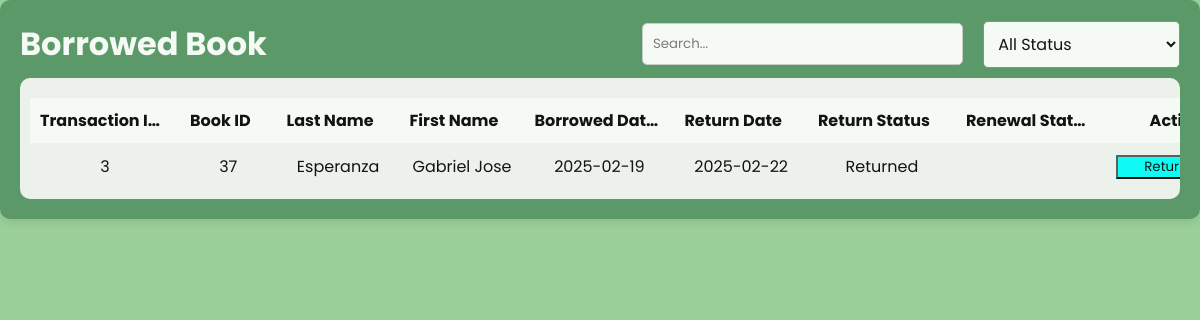
Before: /borrowedbook.php with the older database file.
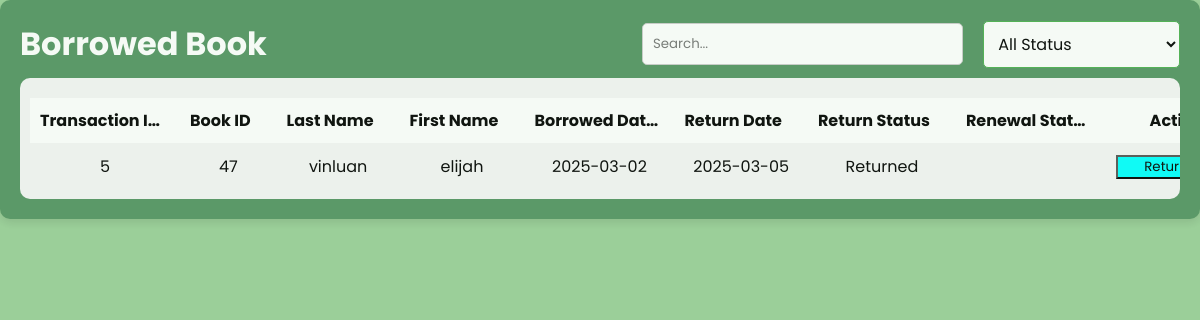
After: the same page with the newer database file.
### tables this page shows
CREATE TABLE `borrowed_books` (
  `transaction_id` int(11) NOT NULL,
  `book_id` int(11) DEFAULT NULL,
  `user_id` int(11) DEFAULT NULL,
  `borrowed_date` date DEFAULT NULL,
  `due_date` date DEFAULT NULL,
  `return_date` date DEFAULT NULL,
  `return_status` enum('Returned','Overdue','Pending') DEFAULT 'Pending',
  `renewal_status` enum('Yes','No') DEFAULT 'No'
);

CREATE TABLE `user` (
  `user_id` int(11) NOT NULL COMMENT 'Unique ID for each user.',
  `student_id` varchar(255) NOT NULL COMMENT 'Student ID "03-2324-xxxxxx"',
  `first_name` varchar(255) NOT NULL,
  `last_name` varchar(255) NOT NULL,
  `password` varchar(255) NOT NULL,
  `phinmaed_email` varchar(255) NOT NULL COMMENT 'PHINMA EMAIL',
  `year_level` varchar(255) NOT NULL,
  `department` varchar(100) NOT NULL COMMENT 'Course',
  `created_at` timestamp NOT NULL DEFAULT current_timestamp() ON UPDATE current_timestamp() COMMENT 'Registration date',
  `contact_number` bigint(15) NOT NULL COMMENT 'contact number',
  `status` tinyint(1) NOT NULL DEFAULT 1
);

### borrowedbook.php (the view, shortened to what this page needs)
<?php include 'db_config.php'; ?>
<!DOCTYPE html>
<html lang="en">
<head>
    <link rel="stylesheet" href="borrowedbook.css">
    <link rel="stylesheet" href="global.css">
    <link href='https://unpkg.com/boxicons@2.1.1/css/boxicons.min.css' rel='stylesheet'>
</head>
<body>
<div class="container3">
    <div class="search-sort">
        <h1>Borrowed Book</h1>
        <input type="text" id="search3" placeholder="Search...">
        <select id="statusFilter" class="filter-attendance">
            <option value="">All Status</option>
        </select>
    </div>
    <div class="table-container4">
        <table>
            <thead>
                <tr>
                    <th data-column1="transaction_id" data-order="asc">Transaction ID<i class='bx bx-sort sort-icon'></i></th>
                    <th data-column1="book_id" data-order="asc">Book ID<i class='bx bx-sort sort-icon'></i></th>
                    <th data-column1="last_name" data-order="asc">Last Name<i class='bx bx-sort sort-icon'></i></th>
                    <th data-column1="first_name" data-order="asc">First Name<i class='bx bx-sort sort-icon'></i></th>
                    <th data-column1="borrowed_date" data-order="asc">Borrowed Date<i class='bx bx-sort sort-icon'></i></th>
                    <th data-column1="return_date" data-order="asc">Return Date<i class='bx bx-sort sort-icon'></i></th>
                    <th data-column1="return_status" data-order="asc">Return Status<i class='bx bx-sort sort-icon'></i></th>
                    <th data-column1="renewal_status" data-order="asc">Renewal Status<i class='bx bx-sort sort-icon'></i></th>
                    <th>Actions</th>
                </tr>
            </thead>
            <tbody id="borrowedBookTableBody">
                <?php
                $query = "SELECT borrowed_books.transaction_id, borrowed_books.book_id, user.last_name, user.first_name,
                                 borrowed_books.borrowed_date, borrowed_books.return_date, borrowed_books.return_status, borrowed_books.renewal_status
                          FROM borrowed_books
                          INNER JOIN user ON borrowed_books.user_id = user.user_id
                          ORDER BY borrowed_books.borrowed_date DESC";
                $result = $conn->query($query);
                if ($result->num_rows > 0) {
                    while ($row = $result->fetch_assoc()) {
                        echo "<tr>
                                <td>{$row['transaction_id']}</td>
                                <td>{$row['book_id']}</td>
                                <td>{$row['last_name']}</td>
                                <td>{$row['first_name']}</td>
                                <td>{$row['borrowed_date']}</td>
                                <td>{$row['return_date']}</td>
                                <td>{$row['return_status']}</td>
                                <td>{$row['renewal_status']}</td>
                                <td>
                                <div class='actions_button'>
                                    <button class='return-btn' data-id='{$row['transaction_id']}'>Return</button>
                                    <button class='renew-btn' data-id='{$row['transaction_id']}'>Renew</button>
                                </div>
                                </td>
                              </tr>";
                    }
                } else {
                    echo "<tr><td colspan='9'>No Borrowed Books Found.</td></tr>";
                }
                ?>
            </tbody>
        </table>
    </div>
</div>
</body>
</html>

### borrowedbook.css (style rules this page uses)
.table-container4 { width: 100%; height: 94%; overflow-y: auto; border-radius: 10px; padding: 10px; margin-top: 10px; }
.return-btn { background-color: aqua; width: 100px; }

### global.css (style rules this page uses)
* { margin: 0; padding: 0; box-sizing: border-box; font-family: 'Poppins', sans-serif; }
:root { --body-color: #f5f5f5; --sidebar-color: linear-gradient(180deg, #1E5128, #000000); --primary-color: #549462; --primary-color-light: #f5f5f5; --toggle-color: #9cb69b; --text-color: #9b9b9b; --table-text-color: #000000; --success-color: #4CAF50; --hover-success-color: #388E3C; --danger-color: #D32F2F; --danger-hover-color: #B71C1C; --edit-button-color: #07c900; --tran-02: all 0.2s ease; --tran-05: all 0.5s ease; --font-size-base: 1rem; --spacing-base: 1rem; }
body { background-color: #9BCF99; transition: var(--tran-05); overflow-x: hidden; font-size: var(--font-size-base); }
.filter-attendance { display: flex; align-items: center; background-color: white; border: 1px solid #4CAF50; padding: calc(var(--spacing-base) * 0.625); cursor: pointer; border-radius: 0.3125rem; font-size: calc(var(--font-size-base) * 1); gap: calc(var(--spacing-base) * 0.3125); width: 30%; }
table { width: 100%; border-collapse: collapse; margin-top: calc(var(--spacing-base) * 0.625); }
thead { background-color: #ffffff; position: sticky; top: 0; z-index: 1; }
thead th, tbody td { padding: calc(var(--spacing-base) * 0.625); text-align: center; max-width: 150px; overflow: hidden; text-overflow: ellipsis; white-space: nowrap; }
thead th { cursor: pointer; }
body.dark thead th, tbody td { color: var(--table-text-color); }
.search-sort { display: flex; align-items: center; justify-content: space-between; border-radius: 0.625rem; }
.search-sort h1 { color: white; width: 100%; font-size: calc(var(--font-size-base) * 2); }
.search-sort input { width: 50%; padding: calc(var(--spacing-base) * 0.625); border: 1px solid #ccc; border-radius: 0.3125rem; margin-right: calc(var(--spacing-base) * 1.25); display: flex; }
.container, .container2, .container3, .container4 { width: 100%; height: 100%; margin: auto; padding: calc(var(--spacing-base) * 1.25); background-color: var(--primary-color); border-radius: 0.625rem; box-shadow: 0 4px 8px rgba(0, 0, 0, 0.1); opacity: 0.9; transition: var(--tran-05) ease; }
body.dark .container, .container2, .container3, .container4 { background: var(--primary-color); }
body.dark .table-container5,.table-container,.table-container1,.table-container3,.table-container4 { background: var(--body-color); }

Changed rows visible on the page:
removed borrowed_books: transaction_id "3", book "37", user.last_name "Esperanza", user.first_name "Gabriel Jose", borrowed_date "2025-02-19", return_date "2025-02-22", return_status "Returned"
added borrowed_books: transaction_id "5", book "47", user.last_name "vinluan", user.first_name "elijah", borrowed_date "2025-03-02", return_date "2025-03-05", return_status "Returned"
